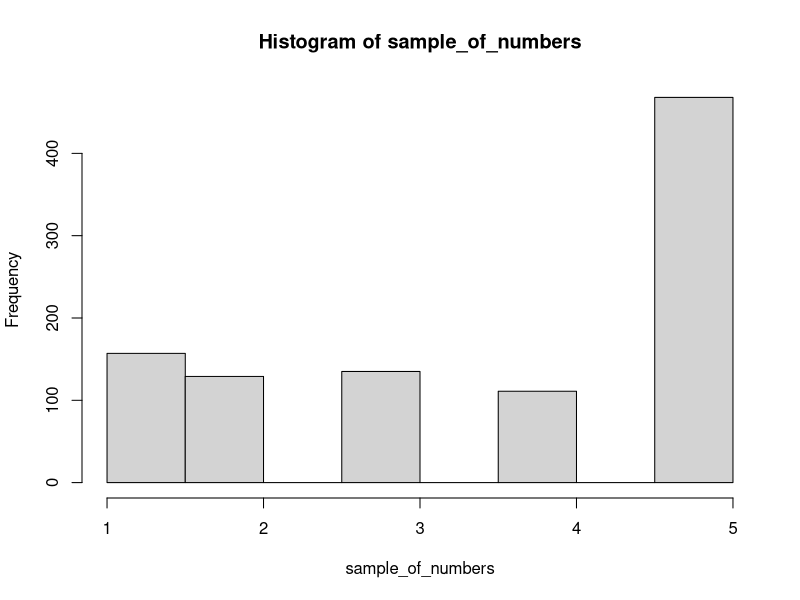
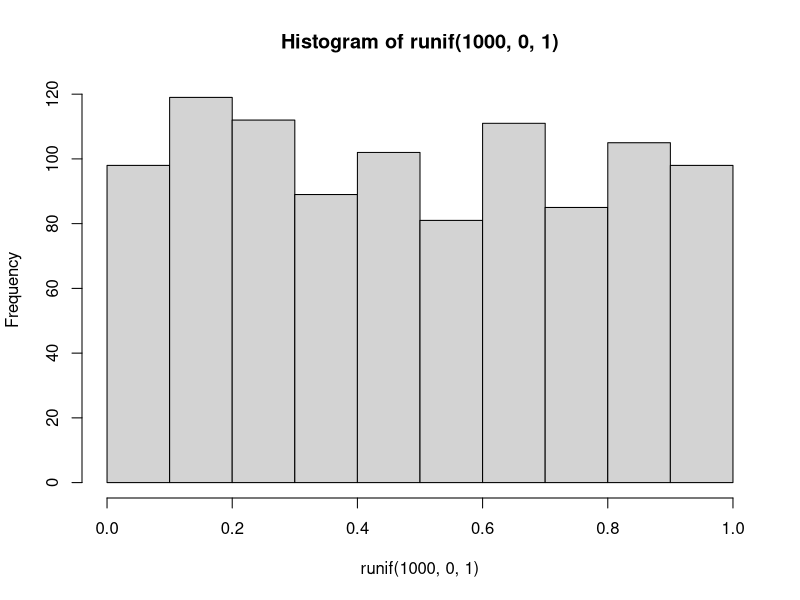
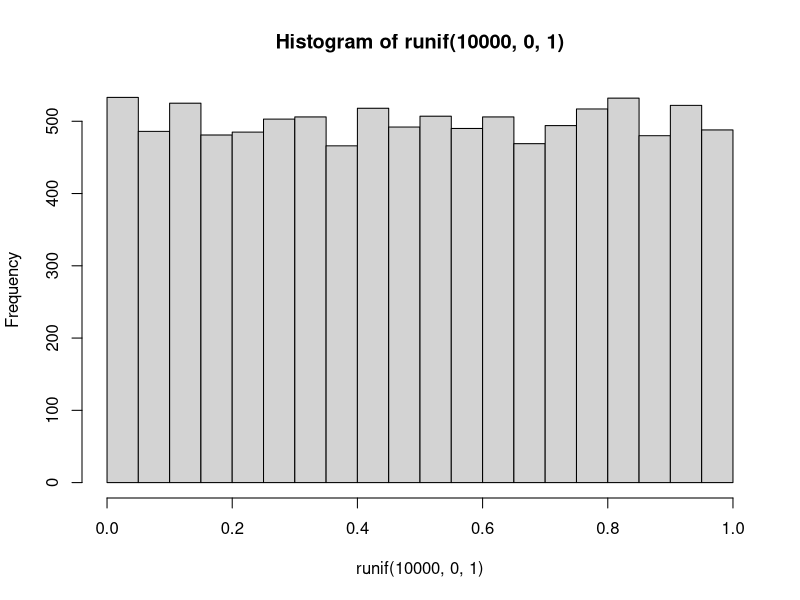
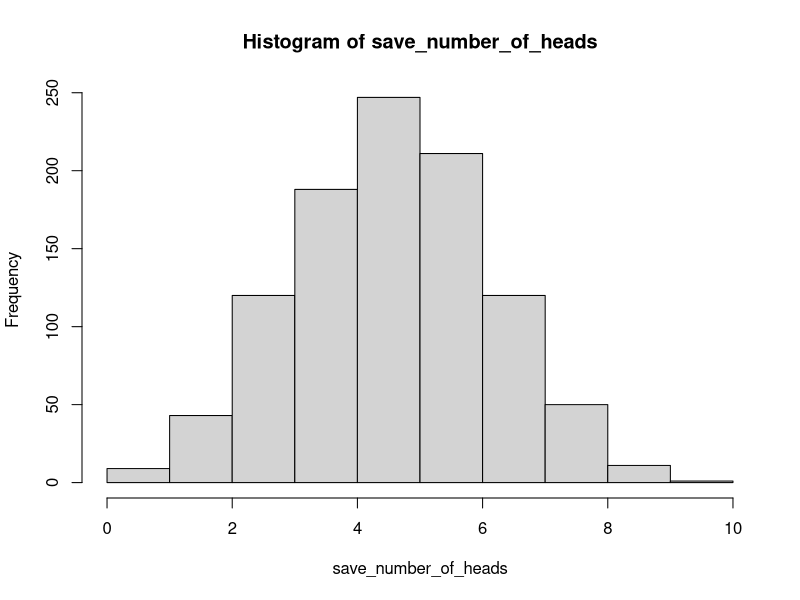
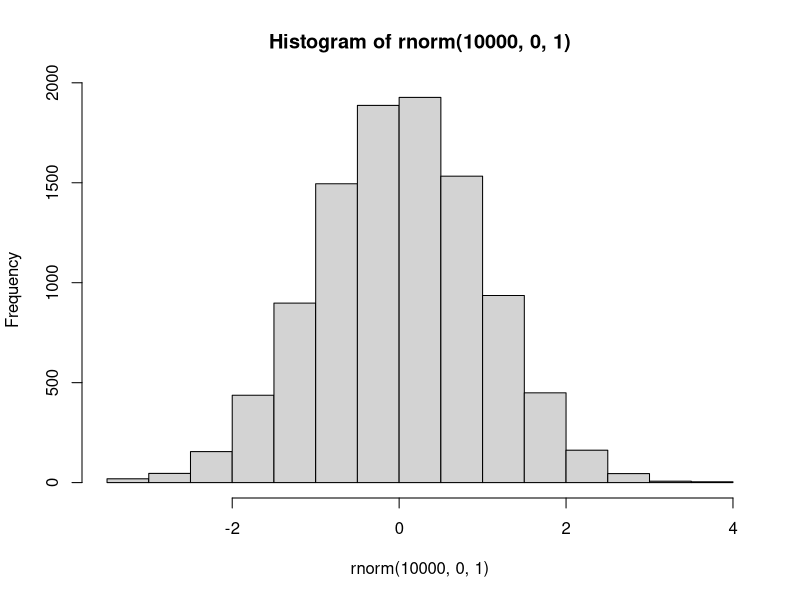
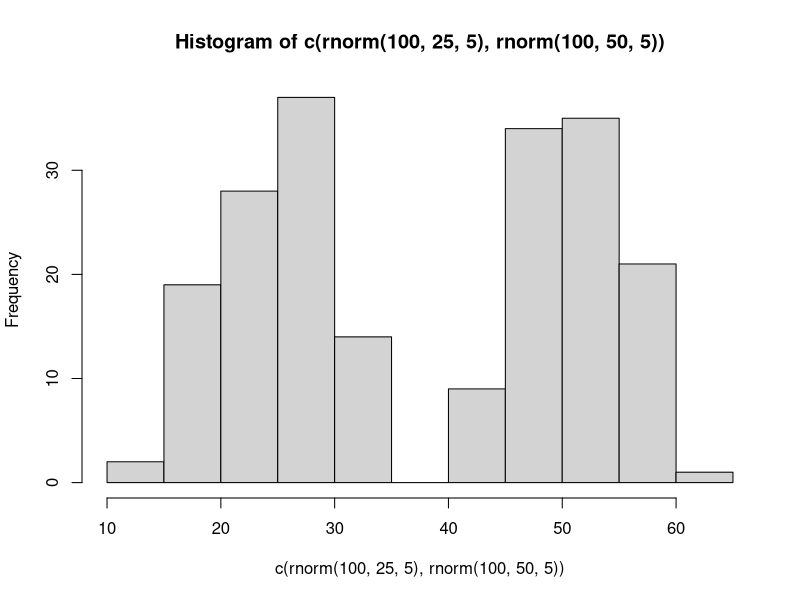
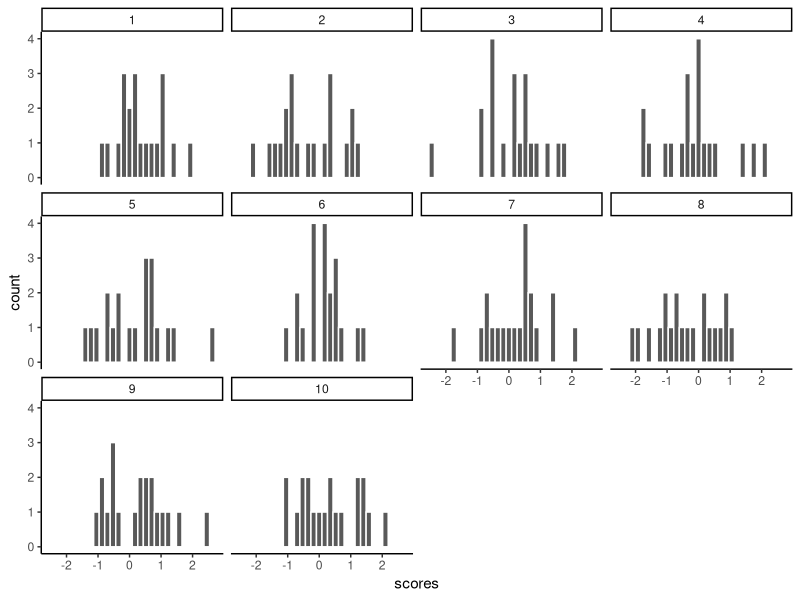
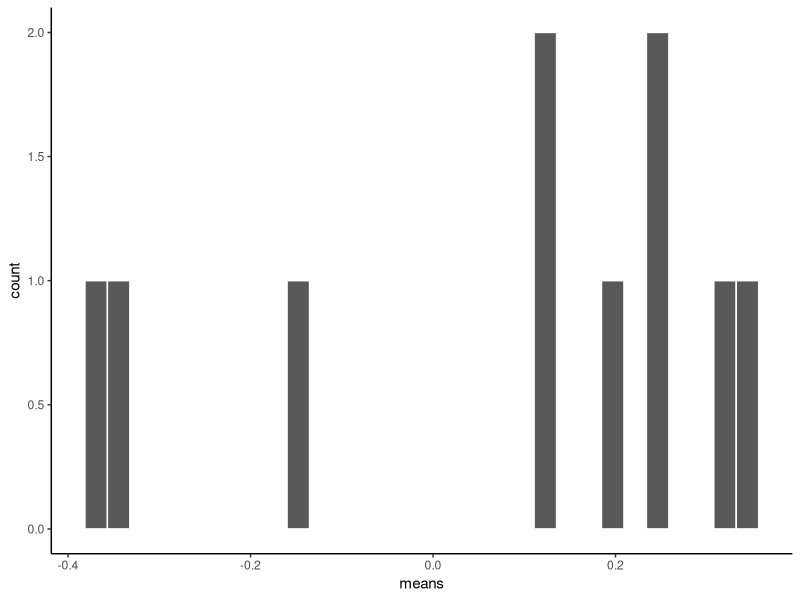

These charts were generated, in order, by the following R code: (Note: this script raises an error after producing the figures.)
## ---- chunk 1
gumballs <- c("A","B")
sample_of_gumballs <-sample(gumballs, 10, replace=TRUE)
sample_of_gumballs
## ---- chunk 2
some_numbers <- c(1,2,3,4,5,5,5,5)
sample_of_numbers <-sample(some_numbers, 20, replace=TRUE)
sample_of_numbers
## ---- chunk 3
library(ggplot2)
some_numbers <- c(1,2,3,4,5,5,5,5)
sample_of_numbers <-sample(some_numbers, 1000, replace=TRUE)
hist(sample_of_numbers)

## ---- chunk 4
hist(runif(1000,0,1))
## ---- chunk 5
hist(runif(10000,0,1))
## ---- chunk 6
coin_flips <- rbinom(10,1,.5)
coin_flips

## ---- chunk 7
coin_flips <- rbinom(10,1,.5)
sum(coin_flips)
## ---- chunk 8
save_number_of_heads<-length(1000) # make an empty variable to save things in

for(i in 1:1000){
  save_number_of_heads[i] <- sum(rbinom(10,1,.5))
}

hist(save_number_of_heads)

## ---- chunk 9
hist(rnorm(10000,0,1))
## ---- chunk 10
hist( c( rnorm(100,25,5), rnorm(100,50,5)) )
## ---- chunk 11
scores <- rnorm(10*20,0,1)
samples <- rep(1:10,each=20)
my_df <- data.frame(samples,scores)
## ---- chunk 12
ggplot(my_df, aes(x=scores))+
  geom_histogram(color="white")+
  facet_wrap(~samples)+
  theme_classic()
## ---- chunk 13
library(dplyr)

sample_means <- my_df %>%
                group_by(samples) %>%
                summarise(means=mean(scores))

knitr::kable(sample_means)

## ---- chunk 14
 
 ggplot(sample_means, aes(x=means))+
  geom_histogram(color="white")+
  theme_classic()
 
## ---- chunk 15
mean(sample_means$means)
## ---- chunk 16
# get 1000 samples with 20 scores each

scores <- rnorm(1000*20,0,1)
samples <- rep(1:1000,each=20)
my_df <- data.frame(samples,scores)

# get the means of the samples

sample_means <- my_df %>%
                group_by(samples) %>%
                summarise(means=mean(scores))

# make a histogram

 ggplot(sample_means, aes(x=means))+
  geom_histogram(color="white")+
  theme_classic()


## ---- chunk 17
all_df<-data.frame()
for(i in 1:1000){
  sample<-rnorm(50,100,20)
  sample_mean<-mean(sample)
  sample_sd<-sd(sample)
  sample_max<-max(sample)
  sample_median<-median(sample)
  t_df<-data.frame(i,sample_mean,sample_sd,sample_max,sample_median)
  all_df<-rbind(all_df,t_df)
}

library(ggpubr)
a<-ggplot(all_df,aes(x=sample_mean))+
  geom_histogram(color="white")+
  theme_classic()
b<-ggplot(all_df,aes(x=sample_sd))+
  geom_histogram(color="white")+
  theme_classic()
c<-ggplot(all_df,aes(x=sample_max))+
  geom_histogram(color="white")+
  theme_classic()
d<-ggplot(all_df,aes(x=sample_median))+
  geom_histogram(color="white")+
  theme_classic()

ggarrange(a,b,c,d,
          ncol = 2, nrow = 2)

## ---- chunk 18
scores <- runif(100*1000,0,1)
samples <- rep(1:100,each=1000)
my_df <- data.frame(samples,scores)

ggplot(my_df[1:(10*1000),], aes(x=scores))+
  geom_histogram(color="white", bins=10)+
  facet_wrap(~samples)+
  theme_classic()+
  ylim(0,200)

## ---- chunk 19

sample_means <- my_df %>%
                group_by(samples) %>%
                summarise(means=mean(scores))

# make a histogram

 ggplot(sample_means, aes(x=means))+
  geom_histogram(color="white", bins=15)+
  theme_classic()


## ---- chunk 20
normal_dist <- dnorm(seq(-4,4,.1), 0, 1)
values <-seq(-4,4,.1)
normal_df <-data.frame(values,normal_dist)

ggplot(normal_df, aes(x=values,y=normal_dist))+
  geom_line()+
  theme_classic()


## ---- chunk 21
pnorm(0, mean = 0, sd= 1, lower.tail=FALSE)
## ---- chunk 22
pnorm(2, mean = 0, sd= 1, lower.tail=FALSE)
## ---- chunk 23
ps<-pnorm(c(-1,1), mean = 0, sd= 1, lower.tail=FALSE)
ps[1]-ps[2]
## ---- chunk 24
ps<-pnorm(c(1,2), mean = 0, sd= 1, lower.tail=FALSE)
ps[1]-ps[2]
## ---- chunk 25
ps<-pnorm(c(2,3), mean = 0, sd= 1, lower.tail=FALSE)
ps[1]-ps[2]
## ---- chunk 26
some_numbers <- rnorm(20,50,25)
## ---- chunk 27
my_mean <- mean(some_numbers)
my_sd <-sd(some_numbers)

print(my_mean)
print(my_sd)
## ---- chunk 28
differences<-some_numbers-my_mean
print(differences)
## ---- chunk 29
z_scores<-differences/my_sd
print(z_scores)
## ---- chunk 30
knitr::include_graphics('img/4.4.11.png')
## ---- chunk 31
knitr::include_graphics('img/4.4.12.png')
## ---- chunk 32
knitr::include_graphics('img/4.4.13.png')
## ---- chunk 33
knitr::include_graphics('img/4.4.14.png')
## ---- chunk 34
knitr::include_graphics('img/4.4.15.png')
## ---- chunk 35
knitr::include_graphics('img/4.4.15.png')
## ---- chunk 36
knitr::include_graphics('img/4.4.14.png')
## ---- chunk 37
knitr::include_graphics('img/4.4.16.png')
## ---- chunk 38
knitr::include_graphics('img/4.4.17.png')
## ---- chunk 39
knitr::include_graphics('img/4.4.18.png')
## ---- chunk 40
knitr::include_graphics('img/4.4.19.png')
## ---- chunk 41
knitr::include_graphics('img/ch4/sample.png')
## ---- chunk 42
knitr::include_graphics('img/ch4/4.2descftv_random.png')
## ---- chunk 43
knitr::include_graphics('img/ch4/4.2histogram_random.png')
## ---- chunk 44
knitr::include_graphics('img/ch4/morefives.png')
## ---- chunk 45
knitr::include_graphics('img/ch4/morefivesfreq.png')
## ---- chunk 46
knitr::include_graphics('img/ch4/morefiveshisto.png')
## ---- chunk 47
knitr::include_graphics('img/ch4/4.3randbetween_function.png')
## ---- chunk 48
knitr::include_graphics('img/ch4/4.3randinexcel.png')
## ---- chunk 49
knitr::include_graphics('img/ch4/4.3expvarraw.png')
## ---- chunk 50
knitr::include_graphics('img/ch4/4.3randrawhisto.png')
## ---- chunk 51
knitr::include_graphics('img/ch4/4.3randsampleprop.png')
## ---- chunk 52
knitr::include_graphics('img/ch4/4.3randsamplepropfor10000.png')
## ---- chunk 53
knitr::include_graphics('img/ch4/4.3randhistofor10000.png')
## ---- chunk 54
knitr::include_graphics('img/ch4/4.4coinflip1trial.png')
## ---- chunk 55
knitr::include_graphics('img/ch4/4.4coinflipmoretrials.png')
## ---- chunk 56
knitr::include_graphics('img/ch4/4.4expvarraw.png')
## ---- chunk 57
knitr::include_graphics('img/ch4/4.4binomdistr.png')
## ---- chunk 58
knitr::include_graphics('img/ch4/4.5normdistr.png')
## ---- chunk 59
knitr::include_graphics('img/ch4/4.5egiq.png')
## ---- chunk 60
knitr::include_graphics('img/ch4/4.5expvarraw.png')
## ---- chunk 61
knitr::include_graphics('img/ch4/4.5expvarrawdescr.png')
## ---- chunk 62
knitr::include_graphics('img/ch4/4.5normalhisto.png')
## ---- chunk 63
knitr::include_graphics('img/ch4/4.6samplemeans.png')
## ---- chunk 64
knitr::include_graphics('img/ch4/4.6expvarsamplemeansRAW.png')
## ---- chunk 65
knitr::include_graphics('img/ch4/4.6samplemeansdescriptives.png')
## ---- chunk 66
knitr::include_graphics('img/ch4/4.6samplemeanshisto.png')
## ---- chunk 67
knitr::include_graphics('img/ch4/4.6samplemeanshisto(moretrials).png')
## ---- chunk 68
knitr::include_graphics('img/ch4/4.6samplemeansdescriptives(more).png')
